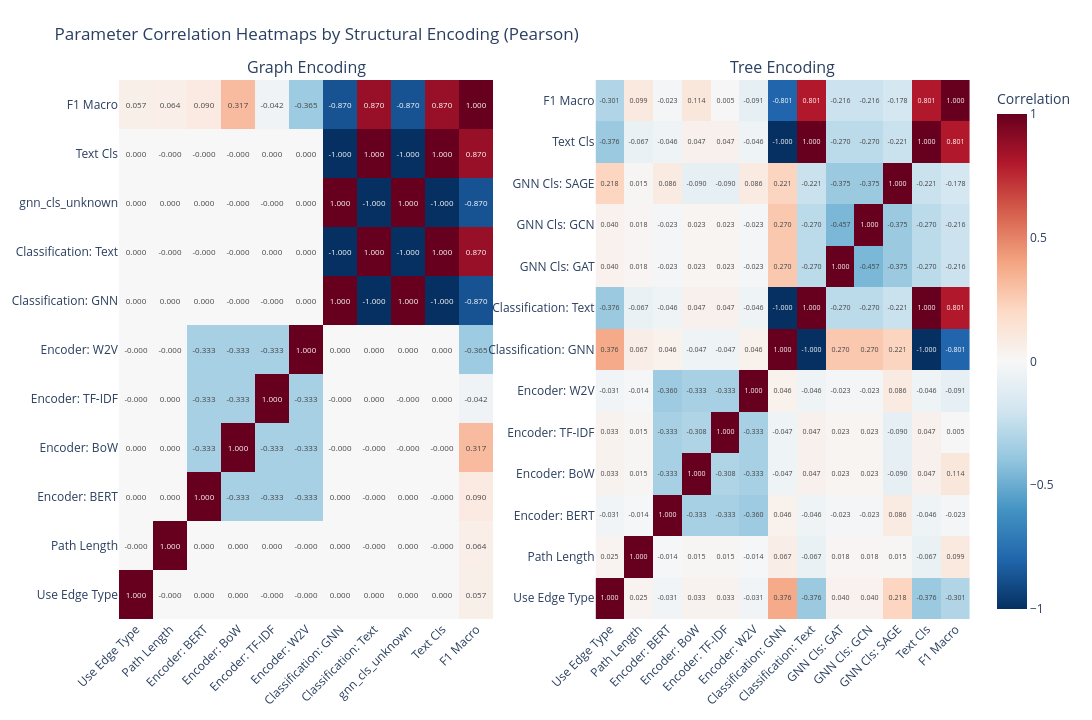
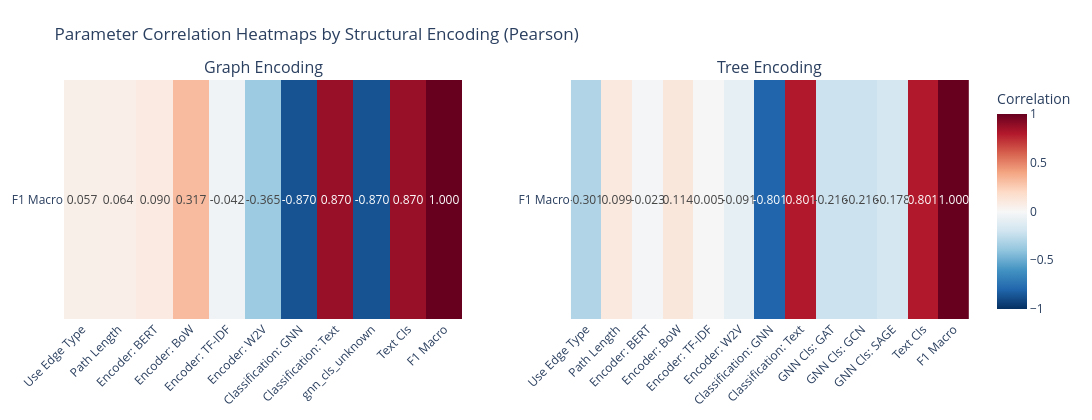
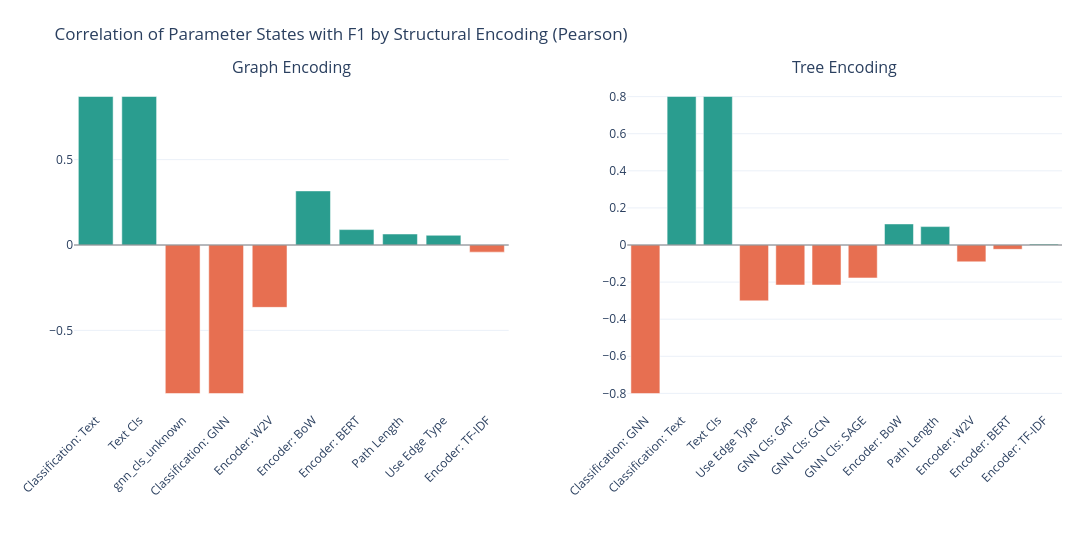
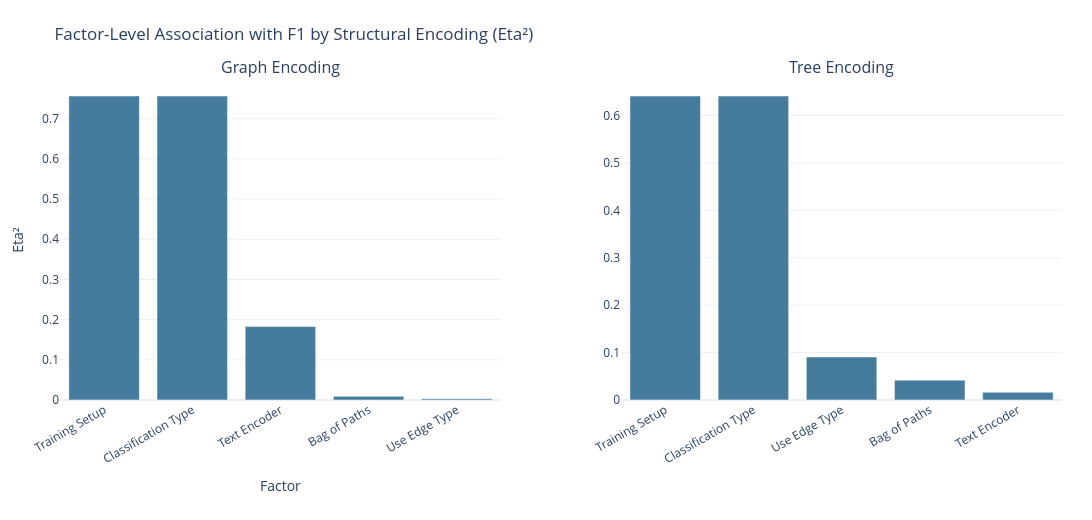

The notebook cell saved with these charts, in order:
### Code cell
# Full heatmaps, separate for tree=False and tree=True
fig1 = plot_parameter_correlation_heatmaps_by_tree(df, method="pearson", focus_on_f1=False)
fig1.show()

# Only correlations with F1, separate for tree=False and tree=True
fig2 = plot_parameter_correlation_heatmaps_by_tree(df, method="pearson", focus_on_f1=True)
fig2.show()

# Ranked bars of correlation with F1, separate for tree=False and tree=True
fig3 = plot_f1_correlation_bars_by_tree(df, method="pearson", abs_sort=True)
fig3.show()

# Factor-level effect sizes, separate for tree=False and tree=True
fig4 = plot_factor_effect_sizes_by_tree(df)
fig4.show()

### Figure 1 — Plotly figure (JSON) as saved in the notebook; plotly's stock layout.template omitted (floating-point values rounded to 4 significant figures; data arrays with more than 128 entries replaced by an {"elided": "..."} marker saying what was removed)
{"data": [{"colorbar": {"title": {"text": "Correlation"}}, "colorscale": [[0, "rgb(5,48,97)"], [0.1, "rgb(33,102,172)"], [0.2, "rgb(67,147,195)"], [0.3, "rgb(146,197,222)"], [0.4, "rgb(209,229,240)"], [0.5, "rgb(247,247,247)"], [0.6, "rgb(253,219,199)"], [0.7, "rgb(244,165,130)"], [0.8, "rgb(214,96,77)"], [0.9, "rgb(178,24,43)"], [1, "rgb(103,0,31)"]], "hovertemplate": "X: %{x}<br>Y: %{y}<br>corr: %{z:.4f}<extra></extra>", "showscale": true, "text": [["1.000", "-0.000", "0.000", "0.000", "-0.000", "-0.000", "0.000", "0.000", "0.000", "0.000", "0.057"], ["-0.000", "1.000", "0.000", "0.000", "0.000", "-0.000", "0.000", "-0.000", "0.000", "-0.000", "0.064"], ["0.000", "0.000", "1.000", "-0.333", "-0.333", "-0.333", "0.000", "-0.000", "0.000", "-0.000", "0.090"], ["0.000", "0.000", "-0.333", "1.000", "-0.333", "-0.333", "-0.000", "-0.000", "-0.000", "-0.000", "0.317"], ["-0.000", "0.000", "-0.333", "-0.333", "1.000", "-0.333", "-0.000", "0.000", "-0.000", "0.000", "-0.042"], ["-0.000", "-0.000", "-0.333", "-0.333", "-0.333", "1.000", "0.000", "0.000", "0.000", "0.000", "-0.365"], ["0.000", "0.000", "0.000", "-0.000", "-0.000", "0.000", "1.000", "-1.000", "1.000", "-1.000", "-0.870"], ["0.000", "-0.000", "-0.000", "-0.000", "0.000", "0.000", "-1.000", "1.000", "-1.000", "1.000", "0.870"], ["0.000", "0.000", "0.000", "-0.000", "-0.000", "0.000", "1.000", "-1.000", "1.000", "-1.000", "-0.870"], ["0.000", "-0.000", "-0.000", "-0.000", "0.000", "0.000", "-1.000", "1.000", "-1.000", "1.000", "0.870"], ["0.057", "0.064", "0.090", "0.317", "-0.042", "-0.365", "-0.870", "0.870", "-0.870", "0.870", "1.000"]], "texttemplate": "%{text}", "type": "heatmap", "x": ["Use Edge Type", "Path Length", "Encoder: BERT", "Encoder: BoW", "Encoder: TF-IDF", "Encoder: W2V", "Classification: GNN", "Classification: Text", "gnn_cls_unknown", "Text Cls", "F1 Macro"], "xaxis": "x", "y": ["Use Edge Type", "Path Length", "Encoder: BERT", "Encoder: BoW", "Encoder: TF-IDF", "Encoder: W2V", "Classification: GNN", "Classification: Text", "gnn_cls_unknown", "Text Cls", "F1 Macro"], "yaxis": "y", "z": [[1.0, -2.793e-17, 1.202e-17, 1.402e-17, -1.002e-17, -4.006e-18, 0.0, 3.469e-18, 0.0, 3.469e-18, 0.05686], [-2.793e-17, 1.0, 1.451e-16, 2.15e-17, 8.062e-17, -2.58e-16, 1.552e-17, -4.655e-17, 1.552e-17, -4.655e-17, 0.06442], [1.202e-17, 1.451e-16, 1.0, -0.3333, -0.3333, -0.3333, 0.0, -1.062e-16, 0.0, -1.062e-16, 0.09023], [1.402e-17, 2.15e-17, -0.3333, 1.0, -0.3333, -0.3333, -3.606e-17, -4.607e-17, -3.606e-17, -4.607e-17, 0.3168], [-1.002e-17, 8.062e-17, -0.3333, -0.3333, 1.0, -0.3333, -4.006e-18, 5.008e-17, -4.006e-18, 5.008e-17, -0.04174], [-4.006e-18, -2.58e-16, -0.3333, -0.3333, -0.3333, 1.0, 2.003e-17, 8.413e-17, 2.003e-17, 8.413e-17, -0.3653], [0.0, 1.552e-17, 0.0, -3.606e-17, -4.006e-18, 2.003e-17, 1.0, -1.0, 1.0, -1.0, -0.8698], [3.469e-18, -4.655e-17, -1.062e-16, -4.607e-17, 5.008e-17, 8.413e-17, -1.0, 1.0, -1.0, 1.0, 0.8698], [0.0, 1.552e-17, 0.0, -3.606e-17, -4.006e-18, 2.003e-17, 1.0, -1.0, 1.0, -1.0, -0.8698], [3.469e-18, -4.655e-17, -1.062e-16, -4.607e-17, 5.008e-17, 8.413e-17, -1.0, 1.0, -1.0, 1.0, 0.8698], [0.05686, 0.06442, 0.09023, 0.3168, -0.04174, -0.3653, -0.8698, 0.8698, -0.8698, 0.8698, 1.0]], "zmax": 1, "zmid": 0, "zmin": -1}, {"colorscale": [[0, "rgb(5,48,97)"], [0.1, "rgb(33,102,172)"], [0.2, "rgb(67,147,195)"], [0.3, "rgb(146,197,222)"], [0.4, "rgb(209,229,240)"], [0.5, "rgb(247,247,247)"], [0.6, "rgb(253,219,199)"], [0.7, "rgb(244,165,130)"], [0.8, "rgb(214,96,77)"], [0.9, "rgb(178,24,43)"], [1, "rgb(103,0,31)"]], "hovertemplate": "X: %{x}<br>Y: %{y}<br>corr: %{z:.4f}<extra></extra>", "showscale": false, "text": {"elided": "13x13 str values"}, "texttemplate": "%{text}", "type": "heatmap", "x": ["Use Edge Type", "Path Length", "Encoder: BERT", "Encoder: BoW", "Encoder: TF-IDF", "Encoder: W2V", "Classification: GNN", "Classification: Text", "GNN Cls: GAT", "GNN Cls: GCN", "GNN Cls: SAGE", "Text Cls", "F1 Macro"], "xaxis": "x2", "y": ["Use Edge Type", "Path Length", "Encoder: BERT", "Encoder: BoW", "Encoder: TF-IDF", "Encoder: W2V", "Classification: GNN", "Classification: Text", "GNN Cls: GAT", "GNN Cls: GCN", "GNN Cls: SAGE", "Text Cls", "F1 Macro"], "yaxis": "y2", "z": {"elided": "13x13 float values"}, "zmax": 1, "zmid": 0, "zmin": -1}], "layout": {"annotations": [{"font": {"size": 16}, "showarrow": false, "text": "Graph Encoding", "x": 0.22, "xanchor": "center", "xref": "paper", "y": 1, "yanchor": "bottom", "yref": "paper"}, {"font": {"size": 16}, "showarrow": false, "text": "Tree Encoding", "x": 0.78, "xanchor": "center", "xref": "paper", "y": 1, "yanchor": "bottom", "yref": "paper"}], "height": 720, "margin": {"b": 100, "l": 60, "r": 40, "t": 80}, "title": {"text": "Parameter Correlation Heatmaps by Structural Encoding (Pearson)"}, "width": 1400, "xaxis": {"anchor": "y", "domain": [0, 0.44], "tickangle": -45}, "xaxis2": {"anchor": "y2", "domain": [0.56, 1], "tickangle": -45}, "yaxis": {"anchor": "x", "domain": [0, 1]}, "yaxis2": {"anchor": "x2", "domain": [0, 1]}}}

### Figure 2 — Plotly figure (JSON) as saved in the notebook; plotly's stock layout.template omitted (floating-point values rounded to 4 significant figures)
{"data": [{"colorbar": {"title": {"text": "Correlation"}}, "colorscale": [[0, "rgb(5,48,97)"], [0.1, "rgb(33,102,172)"], [0.2, "rgb(67,147,195)"], [0.3, "rgb(146,197,222)"], [0.4, "rgb(209,229,240)"], [0.5, "rgb(247,247,247)"], [0.6, "rgb(253,219,199)"], [0.7, "rgb(244,165,130)"], [0.8, "rgb(214,96,77)"], [0.9, "rgb(178,24,43)"], [1, "rgb(103,0,31)"]], "hovertemplate": "X: %{x}<br>Y: %{y}<br>corr: %{z:.4f}<extra></extra>", "showscale": true, "text": [["0.057", "0.064", "0.090", "0.317", "-0.042", "-0.365", "-0.870", "0.870", "-0.870", "0.870", "1.000"]], "texttemplate": "%{text}", "type": "heatmap", "x": ["Use Edge Type", "Path Length", "Encoder: BERT", "Encoder: BoW", "Encoder: TF-IDF", "Encoder: W2V", "Classification: GNN", "Classification: Text", "gnn_cls_unknown", "Text Cls", "F1 Macro"], "xaxis": "x", "y": ["F1 Macro"], "yaxis": "y", "z": [[0.05686, 0.06442, 0.09023, 0.3168, -0.04174, -0.3653, -0.8698, 0.8698, -0.8698, 0.8698, 1.0]], "zmax": 1, "zmid": 0, "zmin": -1}, {"colorscale": [[0, "rgb(5,48,97)"], [0.1, "rgb(33,102,172)"], [0.2, "rgb(67,147,195)"], [0.3, "rgb(146,197,222)"], [0.4, "rgb(209,229,240)"], [0.5, "rgb(247,247,247)"], [0.6, "rgb(253,219,199)"], [0.7, "rgb(244,165,130)"], [0.8, "rgb(214,96,77)"], [0.9, "rgb(178,24,43)"], [1, "rgb(103,0,31)"]], "hovertemplate": "X: %{x}<br>Y: %{y}<br>corr: %{z:.4f}<extra></extra>", "showscale": false, "text": [["-0.301", "0.099", "-0.023", "0.114", "0.005", "-0.091", "-0.801", "0.801", "-0.216", "-0.216", "-0.178", "0.801", "1.000"]], "texttemplate": "%{text}", "type": "heatmap", "x": ["Use Edge Type", "Path Length", "Encoder: BERT", "Encoder: BoW", "Encoder: TF-IDF", "Encoder: W2V", "Classification: GNN", "Classification: Text", "GNN Cls: GAT", "GNN Cls: GCN", "GNN Cls: SAGE", "Text Cls", "F1 Macro"], "xaxis": "x2", "y": ["F1 Macro"], "yaxis": "y2", "z": [[-0.3011, 0.09924, -0.02332, 0.1136, 0.00502, -0.09077, -0.8007, 0.8007, -0.2158, -0.2157, -0.1776, 0.8007, 1.0]], "zmax": 1, "zmid": 0, "zmin": -1}], "layout": {"annotations": [{"font": {"size": 16}, "showarrow": false, "text": "Graph Encoding", "x": 0.22, "xanchor": "center", "xref": "paper", "y": 1, "yanchor": "bottom", "yref": "paper"}, {"font": {"size": 16}, "showarrow": false, "text": "Tree Encoding", "x": 0.78, "xanchor": "center", "xref": "paper", "y": 1, "yanchor": "bottom", "yref": "paper"}], "height": 420, "margin": {"b": 100, "l": 60, "r": 40, "t": 80}, "title": {"text": "Parameter Correlation Heatmaps by Structural Encoding (Pearson)"}, "width": 1400, "xaxis": {"anchor": "y", "domain": [0, 0.44], "tickangle": -45}, "xaxis2": {"anchor": "y2", "domain": [0.56, 1], "tickangle": -45}, "yaxis": {"anchor": "x", "domain": [0, 1]}, "yaxis2": {"anchor": "x2", "domain": [0, 1]}}}

### Figure 3 — Plotly figure (JSON) as saved in the notebook; plotly's stock layout.template omitted (floating-point values rounded to 4 significant figures)
{"data": [{"hovertemplate": "%{x}<br>corr with F1: %{y:.4f}<extra></extra>", "marker": {"color": ["#2a9d8f", "#2a9d8f", "#e76f51", "#e76f51", "#e76f51", "#2a9d8f", "#2a9d8f", "#2a9d8f", "#2a9d8f", "#e76f51"]}, "showlegend": false, "type": "bar", "x": ["Classification: Text", "Text Cls", "gnn_cls_unknown", "Classification: GNN", "Encoder: W2V", "Encoder: BoW", "Encoder: BERT", "Path Length", "Use Edge Type", "Encoder: TF-IDF"], "xaxis": "x", "y": [0.8698, 0.8698, -0.8698, -0.8698, -0.3653, 0.3168, 0.09023, 0.06442, 0.05686, -0.04174], "yaxis": "y"}, {"hovertemplate": "%{x}<br>corr with F1: %{y:.4f}<extra></extra>", "marker": {"color": ["#e76f51", "#2a9d8f", "#2a9d8f", "#e76f51", "#e76f51", "#e76f51", "#e76f51", "#2a9d8f", "#2a9d8f", "#e76f51", "#e76f51", "#2a9d8f"]}, "showlegend": false, "type": "bar", "x": ["Classification: GNN", "Classification: Text", "Text Cls", "Use Edge Type", "GNN Cls: GAT", "GNN Cls: GCN", "GNN Cls: SAGE", "Encoder: BoW", "Path Length", "Encoder: W2V", "Encoder: BERT", "Encoder: TF-IDF"], "xaxis": "x2", "y": [-0.8007, 0.8007, 0.8007, -0.3011, -0.2158, -0.2157, -0.1776, 0.1136, 0.09924, -0.09077, -0.02332, 0.00502], "yaxis": "y2"}], "layout": {"annotations": [{"font": {"size": 16}, "showarrow": false, "text": "Graph Encoding", "x": 0.22, "xanchor": "center", "xref": "paper", "y": 1, "yanchor": "bottom", "yref": "paper"}, {"font": {"size": 16}, "showarrow": false, "text": "Tree Encoding", "x": 0.78, "xanchor": "center", "xref": "paper", "y": 1, "yanchor": "bottom", "yref": "paper"}], "height": 550, "margin": {"b": 140, "l": 60, "r": 30, "t": 80}, "shapes": [{"line": {"color": "gray", "width": 1}, "type": "line", "x0": 0, "x1": 1, "xref": "x domain", "y0": 0, "y1": 0, "yref": "y"}, {"line": {"color": "gray", "width": 1}, "type": "line", "x0": 0, "x1": 1, "xref": "x2 domain", "y0": 0, "y1": 0, "yref": "y2"}], "title": {"text": "Correlation of Parameter States with F1 by Structural Encoding (Pearson)"}, "width": 1400, "xaxis": {"anchor": "y", "domain": [0, 0.44], "tickangle": -45}, "xaxis2": {"anchor": "y2", "domain": [0.56, 1], "tickangle": -45}, "yaxis": {"anchor": "x", "domain": [0, 1]}, "yaxis2": {"anchor": "x2", "domain": [0, 1]}}}

### Figure 4 — Plotly figure (JSON) as saved in the notebook; plotly's stock layout.template omitted (floating-point values rounded to 4 significant figures)
{"data": [{"hovertemplate": "%{x}<br>eta²: %{y:.4f}<extra></extra>", "marker": {"color": "#457b9d"}, "showlegend": false, "type": "bar", "x": ["Training Setup", "Classification Type", "Text Encoder", "Bag of Paths", "Use Edge Type"], "xaxis": "x", "y": [0.7566, 0.7566, 0.1828, 0.009122, 0.003233], "yaxis": "y"}, {"hovertemplate": "%{x}<br>eta²: %{y:.4f}<extra></extra>", "marker": {"color": "#457b9d"}, "showlegend": false, "type": "bar", "x": ["Training Setup", "Classification Type", "Use Edge Type", "Bag of Paths", "Text Encoder"], "xaxis": "x2", "y": [0.6412, 0.6412, 0.09068, 0.04186, 0.01635], "yaxis": "y2"}], "layout": {"annotations": [{"font": {"size": 16}, "showarrow": false, "text": "Graph Encoding", "x": 0.22, "xanchor": "center", "xref": "paper", "y": 1, "yanchor": "bottom", "yref": "paper"}, {"font": {"size": 16}, "showarrow": false, "text": "Tree Encoding", "x": 0.78, "xanchor": "center", "xref": "paper", "y": 1, "yanchor": "bottom", "yref": "paper"}], "height": 520, "margin": {"b": 120, "l": 60, "r": 30, "t": 80}, "title": {"text": "Factor-Level Association with F1 by Structural Encoding (Eta²)"}, "width": 1400, "xaxis": {"anchor": "y", "domain": [0, 0.44], "tickangle": -30, "title": {"text": "Factor"}}, "xaxis2": {"anchor": "y2", "domain": [0.56, 1], "tickangle": -30}, "yaxis": {"anchor": "x", "domain": [0, 1], "title": {"text": "Eta²"}}, "yaxis2": {"anchor": "x2", "domain": [0, 1]}}}
